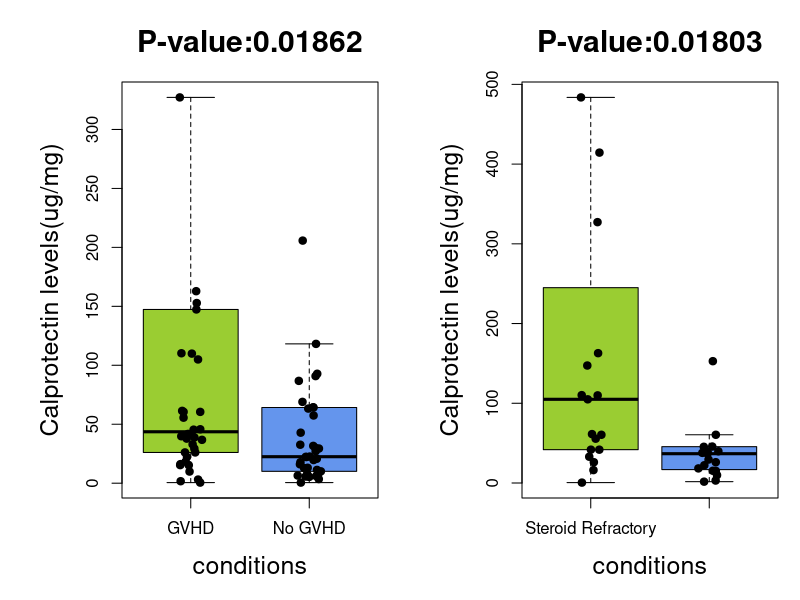

Reproduce this figure in R.
library("coin")
pdf("Plots/CalprotectinLevelBoxplots.pdf", width=10, height=5)
par(mar=c(5,6,4,1)+.1)
par(mfrow=c(1,2))
rm(list = ls())
calprotectin<-read.table("CountsTables/gvhd_calprotectin_results.tsv", sep = "\t", header = T)
calprotectin<-na.omit(calprotectin)
rownames(calprotectin)<-calprotectin$sample_code
calprotectin<-calprotectin[, 3, drop = F]
metaData<-read.delim("metaGvN.txt", sep = "\t", row.names = 1, header = T)
calprotectin<-calprotectin[rownames(metaData), , drop = F]
t_test_p<-t.test(unlist(calprotectin)~factor(metaData$dx))$p.value
wilcox_p<-pvalue(wilcox_test(unlist(calprotectin)~factor(metaData$dx)))
label = c("GVHD", "No GVHD")
boxplot(unlist(calprotectin)~factor(metaData$dx), outline = F,
        cex.lab = 1.5, cex.axis = 1, cex.main = 1.8, 
        col=c("olivedrab3", "cornflowerblue"),
        ylab = "Calprotectin levels(ug/mg)", xlab = "conditions", 
        names = label,
        main = paste0("P-value:", signif(wilcox_p, 4)))
stripchart(unlist(calprotectin)~factor(metaData$dx), method="jitter", 
           vertical=T, pch=19, add=T)

rm(list = ls())
calprotectin<-read.table("CountsTables/gvhd_calprotectin_results.tsv", sep = "\t", header = T)
calprotectin<-na.omit(calprotectin)
rownames(calprotectin)<-calprotectin$sample_code
calprotectin<-calprotectin[, 3, drop = F]
metaData<-read.delim("metaSvR.txt", sep = "\t", row.names = 1, header = T)
calprotectin<-calprotectin[rownames(metaData), , drop = F]
t_test_p<-t.test(unlist(calprotectin)~factor(metaData$dx))$p.value
wilcox_p<-pvalue(wilcox_test(unlist(calprotectin)~factor(metaData$dx)))
label = c("Steroid Refractory", "Steroid Sensitive")
boxplot(unlist(calprotectin)~factor(metaData$dx), outline = F,
        cex.lab = 1.5, cex.axis = 1, cex.main = 1.8, 
        col=c("olivedrab3", "cornflowerblue"),
        ylab = "Calprotectin levels(ug/mg)", xlab = "conditions", 
        names = label,
        main = paste0("P-value:", signif(wilcox_p, 4)))
stripchart(unlist(calprotectin)~factor(metaData$dx), method="jitter", 
           vertical=T, pch=19, add=T)

dev.off()
